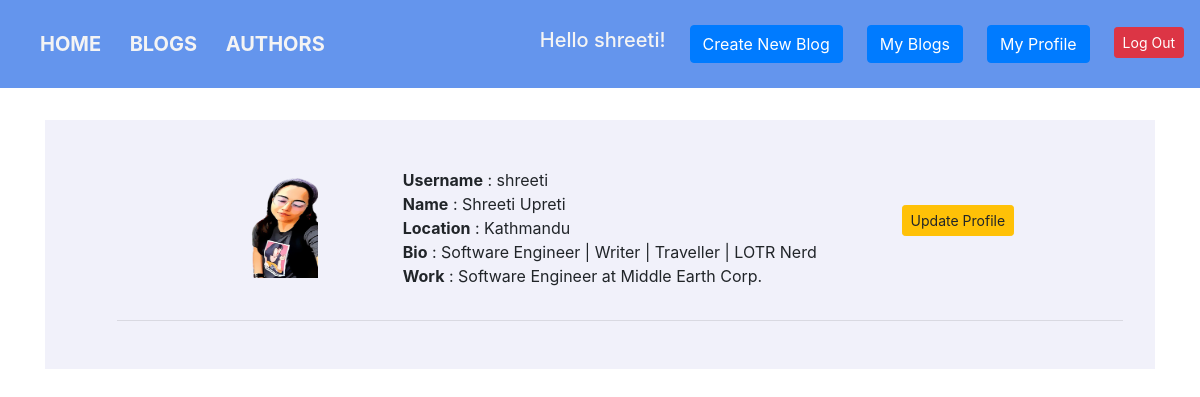
The page /personalprofile/ (signed in) on the database its author committed.
### portfolio/models.py (models this page shows, shortened)
class Author(models.Model):
    username = models.ForeignKey(User, on_delete=models.CASCADE, null=True)
    Name = models.CharField(max_length=50)
    image = models.ImageField(upload_to='portfolio/images/', null=True, blank=True)
    Bio = models.TextField(max_length=150, null=True)
    Location = models.CharField(max_length=150)
    Work = models.TextField(max_length=150)

### portfolio/views.py (the view)
# urls.py: path('personalprofile/', login_required(PersonalProfile.as_view()), name='personalprofile'),
class PersonalProfile(ListView):
    template_name = 'portfolio/author_profile.html'
    context_object_name = 'authors'
    def get_queryset(self):
        return Author.objects.filter(username=self.request.user)

### portfolio/templates/portfolio/author_profile.html (shortened to what this page needs)
{% extends 'portfolio/base.html' %}
{% block content%}
{% load static %}
<div class="blog-body">
    <ul>
        {% for author in authors %}
        <li>
            <div class="author-profile">
                {% if author.image %}
                <div class="bio-img">
                    <img height="100" src="{{author.image.url}}" width="100"/>
                </div>
                {%endif%}
                <div class="bio">
                    <b>Username</b> : {{author.username}}<br>
                    <b>Name</b> : {{author.Name}}<br>
                    <b>Location</b> : {{author.Location}}<br>
                    <b>Bio</b> : {{author.Bio}}<br>
                    <b>Work</b> : {{author.Work}}<br>
                </div>
                <div class="form-buttons">
                    <form action="{%url 'updateprofile' author.id %}" method="GET">
                        <button class="btn btn-sm btn-warning" type="submit">Update Profile</button>
                    </form>
                </div>
            </div>
        </li>
        <hr>
        {% endfor %}
    </ul>
</div>
{% endblock %}

### portfolio/templates/portfolio/base.html (shortened to what this page needs)
{%load static%}
<html lang="en">
<head>
    <link href="{% static 'portfolio/custom.css' %}" rel="stylesheet">
    <link href="https://stackpath.bootstrapcdn.com/bootstrap/4.3.1/css/bootstrap.min.css"
 rel="stylesheet">
</head>
<body>
<nav class="navbar">
    <div class="nav-wrapper">
        <div class="regular-nav">
            <a href="{% url 'home' %}">HOME</a>
            <a href="{% url 'blog:bloglist' %}">BLOGS</a>
            <a href="{% url 'authors' %}">AUTHORS</a>
        </div>
        <div class="auth-nav">
            {% if user.is_authenticated %}
            <h5>Hello {{user.username}}!</h5>
            <a class="btn btn-primary" href="{% url 'create' %}">Create New Blog</a>
            <a class="btn btn-primary" href="{% url 'authorpage' %}">My Blogs</a>
            <a class="btn btn-primary" href="{% url 'personalprofile' %}">My Profile</a>
            <form action="{% url 'logoutuser' %}" method="POST">
                <button class="btn btn-sm btn-danger" type="submit">Log Out</button>
            </form>
            <br>
            {% else %}
            <a class="btn btn-primary" href="{% url 'signupuser' %}">Sign Up To Be an Author</a>
            <a class="btn btn-primary" href="{% url 'loginuser' %}">Log In As Author</a>
            {% endif %}
            <br><br>
        </div>
    </div>
</nav>
<br>
<div class="container">
    {% block content %}{% endblock %}
</div>
</body>
</html>

### portfolio/static/portfolio/custom.css (style rules this page uses)
* { margin: 0 padding: 0 }
body { font-family: 'Lato', sans-serif; }
li { list-style : none }
.navbar { background: cornflowerblue; }
.navbar .regular-nav a { color: #f4f4f4; font-size: 20px; font-weight: 700; word-spacing: 2rem; margin-left: 1.5rem ; }
.nav-wrapper { width: 100%; display: flex; justify-content: space-between; align-items: center; }
.auth-nav { display: flex; justify-content: center; align-items: center; }
.auth-nav h5 { color: #f4f4f4; }
.auth-nav a { margin-left: 1.5rem ; }
.auth-nav button { margin-left: 1.5rem ; margin-top: 13px }
.blog-body { margin-top: 0.5rem; background: rgb(241, 241, 250); padding: 2rem; }
.blog-body li { padding: 1rem; }
.form-buttons { display: flex; align-items: flex-start; }
.form-buttons button { margin-right: 0.5rem; }
.author-profile { display: flex; justify-content: space-evenly; align-items: center; }

### rows shown on the page
Author: image (picture), username "shreeti", Name "Shreeti Upreti", Location "Kathmandu", Bio "Software Engineer | Writer | Traveller | LOTR Nerd", Work "Software Engineer at Middle Earth Corp."

### other values the page prints
{{ user.username }} "shreeti"
